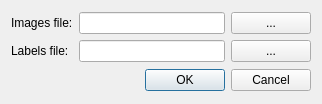
<?xml version="1.0" encoding="UTF-8"?>
<ui version="4.0">
 <class>DatasetOpenDialog</class>
 <widget class="QDialog" name="DatasetOpenDialog">
  <property name="geometry">
   <rect>
    <x>0</x>
    <y>0</y>
    <width>322</width>
    <height>104</height>
   </rect>
  </property>
  <property name="sizePolicy">
   <sizepolicy hsizetype="Preferred" vsizetype="Fixed">
    <horstretch>0</horstretch>
    <verstretch>0</verstretch>
   </sizepolicy>
  </property>
  <property name="windowTitle">
   <string>Open MNIST Dataset</string>
  </property>
  <layout class="QVBoxLayout" name="verticalLayout">
   <item>
    <layout class="QGridLayout" name="formLayout">
     <item row="0" column="1">
      <widget class="QLineEdit" name="imagesPathLineEdit"/>
     </item>
     <item row="1" column="0">
      <widget class="QLabel" name="labelsPathLabel">
       <property name="text">
        <string>Labels file:</string>
       </property>
      </widget>
     </item>
     <item row="0" column="2">
      <widget class="QPushButton" name="browseImagesButton">
       <property name="sizePolicy">
        <sizepolicy hsizetype="Maximum" vsizetype="Fixed">
         <horstretch>0</horstretch>
         <verstretch>0</verstretch>
        </sizepolicy>
       </property>
       <property name="text">
        <string>...</string>
       </property>
      </widget>
     </item>
     <item row="1" column="2">
      <widget class="QPushButton" name="browseLabelsButton">
       <property name="sizePolicy">
        <sizepolicy hsizetype="Maximum" vsizetype="Fixed">
         <horstretch>0</horstretch>
         <verstretch>0</verstretch>
        </sizepolicy>
       </property>
       <property name="text">
        <string>...</string>
       </property>
      </widget>
     </item>
     <item row="0" column="0">
      <widget class="QLabel" name="imagesPathLabel">
       <property name="text">
        <string>Images file:</string>
       </property>
      </widget>
     </item>
     <item row="1" column="1">
      <widget class="QLineEdit" name="labelsPathLineEdit"/>
     </item>
    </layout>
   </item>
   <item>
    <widget class="QDialogButtonBox" name="buttonBox">
     <property name="orientation">
      <enum>Qt::Orientation::Horizontal</enum>
     </property>
     <property name="standardButtons">
      <set>QDialogButtonBox::StandardButton::Cancel|QDialogButtonBox::StandardButton::Ok</set>
     </property>
    </widget>
   </item>
  </layout>
 </widget>
 <resources/>
 <connections/>
</ui>
